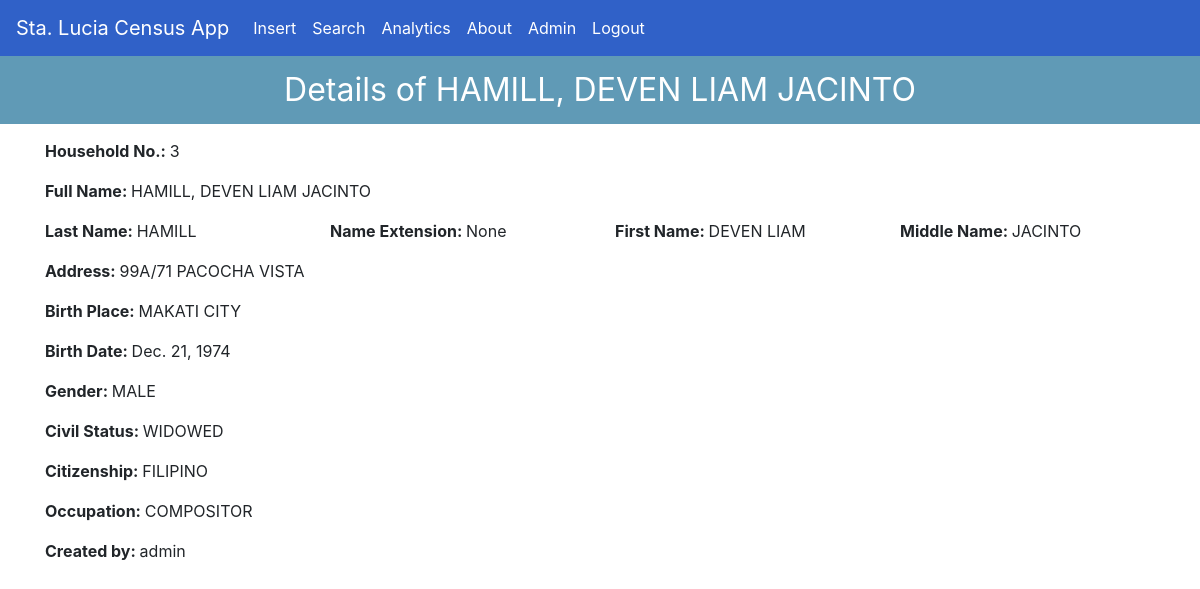
/specify/13/ (signed in), run on an earlier commit of the app's database.
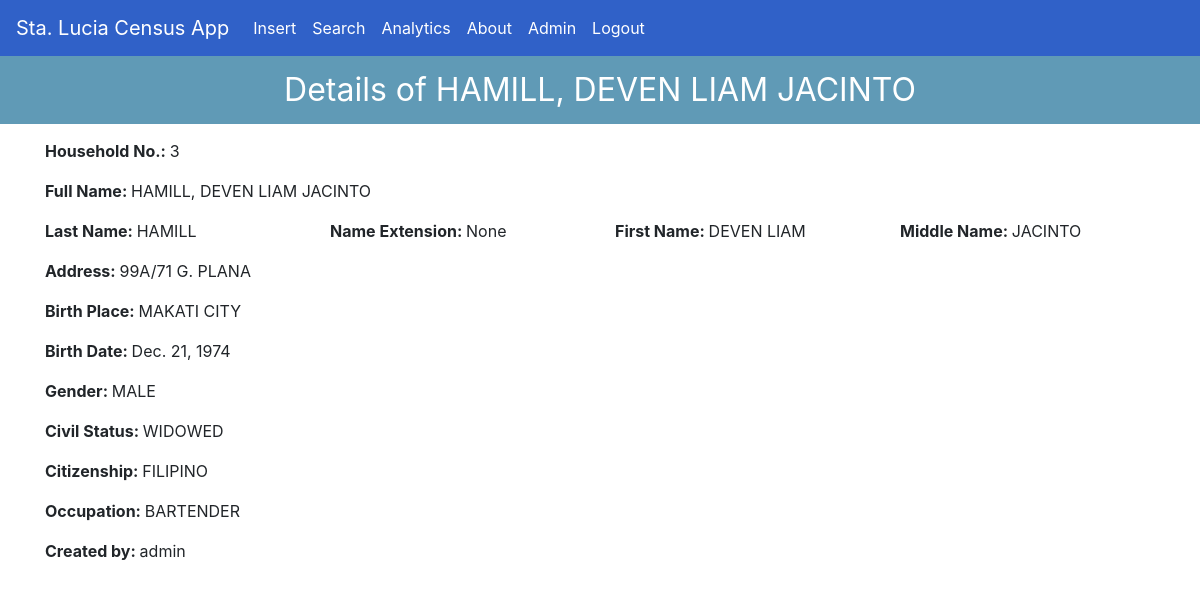
And on a later commit of the database.
### forms/models.py (models this page shows, shortened)
class Person(models.Model):
    household_no = models.ForeignKey(Household, on_delete=models.CASCADE, help_text='Choose household where person belong to.', null=True)
    full_name = models.CharField(max_length=240, unique=True)  # full name, formatted like so {{Surname} {Extension}, {First Name} {Middle Name}}
    last_name = models.CharField(max_length=128, help_text='Enter surname here.')  # surname
    first_name = models.CharField(max_length=128, help_text='Enter first name here.')  # first name
    middle_name = models.CharField(max_length=64, blank=True, help_text='Enter middle name here, if needed.')  # middle name
    name_extension = models.ForeignKey(NameExtension, on_delete=models.PROTECT, blank=True, help_text='Choose name extension, if needed.', default=5)  # name extensions (Sr., Jr., III, IV, etc.)
    birth_place = models.CharField(max_length=20, help_text='Enter city of birth only.')  # birth place, typically a city
    birth_date = models.DateField()  # birth date
    gender = models.ForeignKey(Gender, on_delete=models.PROTECT, help_text='Choose gender.', null=True)  # gender, male or female
    civil_status = models.ForeignKey(CivilStatus, on_delete=models.PROTECT, help_text='Choose civil status.', null=True)  # married, single, divorced, widowed
    citizenship = models.ForeignKey(Citizenship, on_delete=models.PROTECT, help_text='Choose citizenship.', null=True)  # Filipino or Foreigner
    occupation = models.CharField(max_length=100, help_text='Enter occupation here.')  # job
    author = models.ForeignKey(User, on_delete=models.PROTECT, null=True)

class Household(models.Model):
    household_no = models.SmallIntegerField(help_text='Enter household number here.', primary_key=True)
    name = models.CharField(max_length=50, unique=True, help_text='Enter a name for the household.')
    address = models.CharField(max_length=100, help_text='Enter house no. and street no.')  # house no. and street name only
    author = models.ForeignKey(User, on_delete=models.PROTECT, null=True)

class NameExtension(models.Model):
    name_extension = models.CharField(max_length=4)  # name extensions (Sr., Jr., III, IV, etc.)
    def __str__(self):
        return self.name_extension

class Gender(models.Model):
    gender = models.CharField(max_length=6)  # gender, male or female
    def __str__(self):
        return self.gender

class CivilStatus(models.Model):
    civil_status = models.CharField(max_length=9)  # married, single, separated, widowed
    def __str__(self):
        return self.civil_status

class Citizenship(models.Model):
    citizenship = models.CharField(max_length=9)  # Filipino or Foreigner
    def __str__(self):
        return self.citizenship

### forms/views.py (the view)
# urls.py: path('specify/<int:id>/', views.specify, name='forms-specify'),
@login_required
def specify(request, id):
    person = Person.objects.get(id=id)
    context = {
        'title': 'Specify',
        'person': person
    }
    return render(request, 'forms/specify.html', context=context)

### forms/templates/forms/specify.html
{% extends 'forms/base.html' %}
{% block content %}
    <p class="title-header">Details of {{ person.full_name }}</p>
    <div class="container">
        <p><b>Household No.: </b>{{ person.household_no.household_no }}</p>
        <p><b>Full Name: </b>{{ person.full_name }}</p>
        <div class="row">
            <div class="col-md-3"><p><b>Last Name: </b>{{ person.last_name }}</p></div>
            <div class="col-md-3"><p><b>Name Extension: </b>{{ person.name_extension }}</p></div>
            <div class="col-md-3"><p><b>First Name: </b>{{ person.first_name }}</p></div>
            <div class="col-md-3"><p><b>Middle Name: </b>{{ person.middle_name }}</p></div>
        </div>
        <p><b>Address: </b>{{ person.household_no.address }}</p>
        <p><b>Birth Place: </b>{{ person.birth_place }}</p>
        <p><b>Birth Date: </b>{{ person.birth_date }}</p>
        <p><b>Gender: </b>{{ person.gender }}</p>
        <p><b>Civil Status: </b>{{ person.civil_status }}</p>
        <p><b>Citizenship: </b>{{ person.citizenship }}</p>
        <p><b>Occupation: </b>{{ person.occupation }}</p>
        <p><b>Created by: </b>{{ person.author.username }}</p>
    </div>
{% endblock %}

### forms/templates/forms/base.html (shortened to what this page needs)
{% load static %}
{% load crispy_forms_tags %}
<!DOCTYPE html>
<html lang="en">
    <head>
        <link rel="stylesheet" href="https://maxcdn.bootstrapcdn.com/bootstrap/4.0.0/css/bootstrap.min.css">
        <link rel="stylesheet" type="text/css" href="{% static "/forms/main.css" %}?{% now 'U' %}">
    </head>
    <body>
        <header class="header">
            <nav class="navbar navbar-expand-lg navbar-dark">
                <a class="navbar-brand" href={% url 'forms-home' %}>Sta. Lucia Census App</a>
                <div class="collapse navbar-collapse" id="navbarSupportedContent">
                    <ul class="navbar-nav mr-auto">
                        {% if user.is_superuser %}
                            <li class="nav-item active">
                                <a class="nav-link" href="{% url 'forms-create-person' %}">Insert<span class="sr-only">(current)</span></a>
                            </li>
                            <li class="nav-item active">
                                <a class="nav-link" href="{% url 'forms-search' %}">Search <span class="sr-only">(current)</span></a>
                            </li>
                            <li class="nav-item active ">
                                <a class="nav-link" href="{% url 'forms-analytics' %}">Analytics <span class="sr-only">(current)</span></a>
                            </li>
                            <li class="nav-item active">
                                <a class="nav-link" href="{% url 'forms-about' %}">About <span class="sr-only">(current)</span></a>
                            </li>
                            <li class="nav-item active ">
                                <a class="nav-link" href="{% url 'admin:index' %}">Admin <span class="sr-only">(current)</span></a>
                            </li>
                            <li class="nav-item active ">
                                <a class="nav-link" href="{% url 'logout' %}">Logout <span class="sr-only">(current)</span></a>
                            </li>
                        {% endif %}
                    </ul>
                </div>
            </nav>
        </header>
        {% block content %}{% endblock %}
    </body>
</html>

### forms/static/forms/main.css (style rules this page uses)
.container { padding: 15px; }
.header { background-color: #3061c8; }
.title-header { background-color: #609ab6; text-align: center; padding: 10px 0 10px 0; color: white; font-size: 200%; margin: 0; }

What changed in the data, as far as the page shows it:
changed Person "HAMILL, DEVEN LIAM JACINTO": household_no.address "99A/71 PACOCHA VISTA" → "99A/71 G. PLANA"; occupation "COMPOSITOR" → "BARTENDER"
